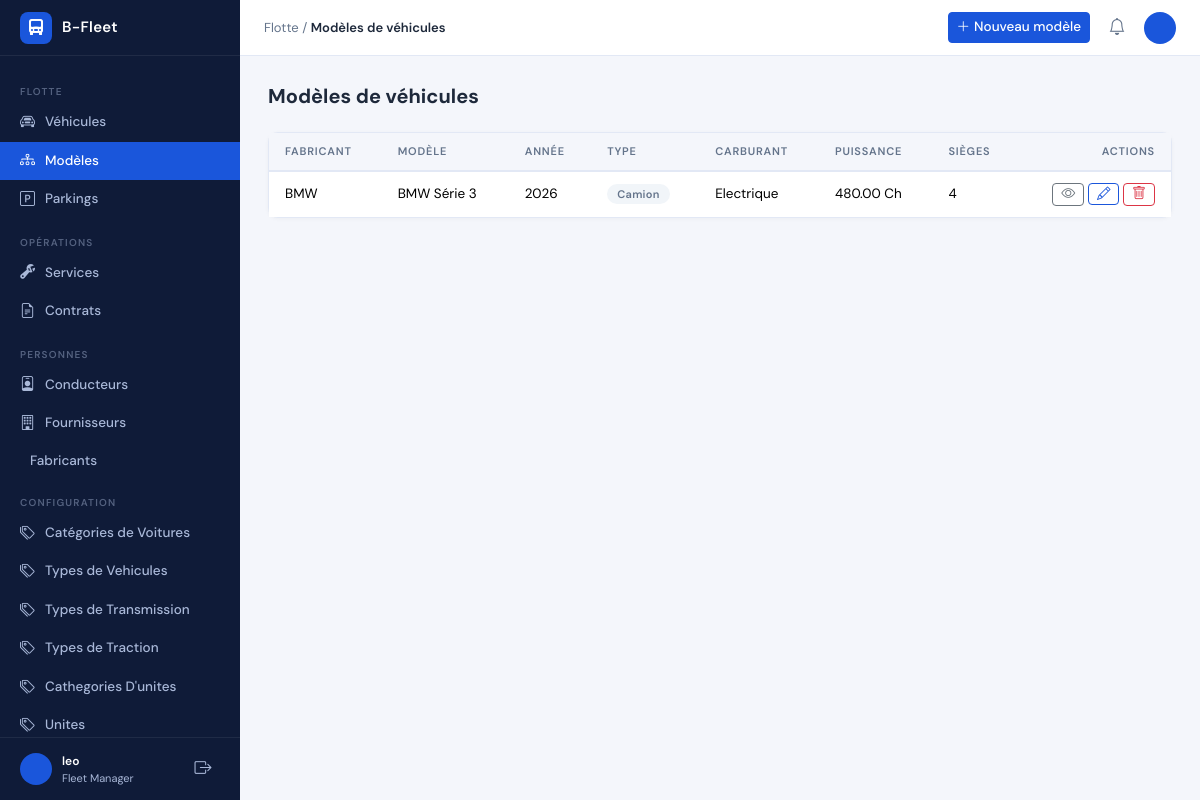
The page /vehicles/models/ (signed in) on the database its author committed.
### fleet/vehicles/models.py (models this page shows, shortened)
class VehicleModel(BaseModel):
    image = models.ImageField(upload_to="vehicle_models/", null=True, blank=True)
    vehicle_type = models.ForeignKey(
        "config.VehicleType", on_delete=models.PROTECT, related_name="vehicle_models",
        help_text="Physical type: Voiture, Bus, Camion, Moto, etc."
    )
    manufacturer = models.ForeignKey(
        "people.Manufacturer", on_delete=models.PROTECT, related_name="vehicle_models"
    )
    name = models.CharField(max_length=255, help_text="Model name. e.g. Hilux, Corolla, B8R")
    model_year = models.PositiveSmallIntegerField(
        validators=[MinValueValidator(1970), MaxValueValidator(datetime.date.today().year + 1)],
        help_text="Year of the model (1970 to current year)"
    )
    seats = models.PositiveSmallIntegerField(
        null=True, blank=True, help_text="Number of seats"
    )
    doors = models.PositiveSmallIntegerField(
        null=True, blank=True, help_text="Number of doors"
    )
    color = models.CharField(max_length=50, blank=True)
    has_tow_hitch = models.BooleanField(
        default=False,
        help_text="Whether the model has a tow hitch (attelage remorque)"
    )
    fuel_type = models.ForeignKey(
        "config.FuelType", on_delete=models.PROTECT, related_name="vehicle_models"
    )
    transmission = models.ForeignKey(
        "config.Transmission", on_delete=models.PROTECT, related_name="vehicle_models"
    )
    traction_type = models.ForeignKey(
        "config.TractionType", on_delete=models.PROTECT, related_name="vehicle_models"
    )
    power = models.DecimalField(
        max_digits=10, decimal_places=2, null=True, blank=True,
        help_text="Engine power value"
    )
    power_unit = models.ForeignKey(
        "config.Unit", null=True, blank=True,
        on_delete=models.SET_NULL, related_name="vehicle_model_power",
        help_text="Unit for power. e.g. ch, kW, hp"
    )
    range_value = models.DecimalField(
        max_digits=10, decimal_places=2, null=True, blank=True,
        help_text="Range / plage (especially for electric vehicles)"
    )
    range_unit = models.ForeignKey(
        "config.Unit", null=True, blank=True,
        on_delete=models.SET_NULL, related_name="vehicle_model_range",
        help_text="Unit for range. e.g. km, mi"
    )
    co2_emission = models.DecimalField(
        max_digits=10, decimal_places=2, null=True, blank=True,
        help_text="CO2 emission value"
    )
    emission_unit = models.ForeignKey(
        "config.Unit", null=True, blank=True,
        on_delete=models.SET_NULL, related_name="vehicle_model_emission",
        help_text="Unit for CO2 emission. e.g. g/km"
    )
    emission_standard = models.CharField(
        max_length=50, blank=True,
        help_text="Emission standard. e.g. Euro 6, Euro 5, Tier 4"
    )
    suppliers = models.ManyToManyField(
        "people.Supplier", blank=True, related_name="vehicle_models",
        help_text="Suppliers/dealers that can provide this model"
    )
    class Meta:
        unique_together = ("manufacturer", "name", "model_year")
        ordering = ["manufacturer", "name", "-model_year"]

### fleet/people/models.py (models this page shows, shortened)
class Manufacturer(BaseModel):
    name = models.CharField(max_length=100, unique=True)
    country = models.CharField(max_length=2, blank=True, help_text="Country of origin (ISO 3166-1)")
    logo = models.ImageField(upload_to="manufacturers/logos/", null=True, blank=True)
    class Meta:
        ordering = ["name"]

### fleet/config/models.py (models this page shows, shortened)
class VehicleType(BaseModel):
    name = models.CharField(max_length=100, unique=True)
    class Meta:
        ordering = ["name"]

class FuelType(BaseModel):
    name = models.CharField(max_length=100, unique=True)
    class Meta:
        ordering = ["name"]

class Unit(BaseModel):
    category = models.ForeignKey(UnitCategory, on_delete=models.CASCADE, related_name="units")
    code = models.CharField(max_length=20, unique=True)
    name = models.CharField(max_length=100)
    class Meta:
        ordering = ["category", "code"]

### fleet/vehicles/views.py (the view)
# urls.py: path("models/", views.VehicleModelListView.as_view(), name="vehicle-model-list"),
class VehicleModelListView(LoginRequiredMixin, ListView):
    template_name = "vehicles/vehicle_model_list.html"
    context_object_name = "vehicle_models"
    def get_queryset(self):
        return selectors.get_all_vehicle_models()

### fleet/vehicles/selectors.py (called while the page is built)
def get_all_vehicle_models() -> QuerySet:
    return VehicleModel.objects.select_related(
        "vehicle_type", "manufacturer", "fuel_type", "transmission", "traction_type"
    ).all()

### fleet/templates/vehicles/vehicle_model_list.html (shortened to what this page needs)
{% extends 'base.html' %}
{% block nav_vehicle_models %}active{% endblock %}
{% block breadcrumb %}
  Flotte / <span class="bc-current">Modèles de véhicules</span>
{% endblock %}
{% block topbar_actions %}
  <a href="{% url 'vehicles:vehicle-model-create' %}" class="btn btn-primary btn-sm">
    <i class="bi bi-plus-lg me-1"></i>Nouveau modèle
  </a>
{% endblock %}
{% block content %}
<div class="page-header">
  <h1>Modèles de véhicules</h1>
</div>
<div class="card">
  {% if vehicle_models %}
  <div class="table-responsive">
    <table class="table table-fleet mb-0">
      <thead>
        <tr>
          <th>Fabricant</th>
          <th>Modèle</th>
          <th>Année</th>
          <th>Type</th>
          <th>Carburant</th>
          <th>Puissance</th>
          <th>Sièges</th>
          <th class="text-end">Actions</th>
        </tr>
      </thead>
      <tbody>
        {% for m in vehicle_models %}
        <tr>
          <td class="fw-600">{{ m.manufacturer.name }}</td>
          <td>{{ m.name }}</td>
          <td>{{ m.model_year }}</td>
          <td><span class="badge-state badge-inactive">{{ m.vehicle_type.name }}</span></td>
          <td>{{ m.fuel_type.name }}</td>
          <td>
            {% if m.power %}{{ m.power }} {{ m.power_unit.code }}{% else %}—{% endif %}
          </td>
          <td>{{ m.seats|default:"—" }}</td>
          <td class="text-end">
            <a href="{% url 'vehicles:vehicle-model-detail' m.pk %}" class="btn btn-sm btn-outline-secondary py-0 px-2">
              <i class="bi bi-eye"></i>
            </a>
            <a href="{% url 'vehicles:vehicle-model-update' m.pk %}" class="btn btn-sm btn-outline-primary py-0 px-2">
              <i class="bi bi-pencil"></i>
            </a>
            <a href="{% url 'vehicles:vehicle-model-delete' m.pk %}" class="btn btn-sm btn-outline-danger py-0 px-2">
              <i class="bi bi-trash"></i>
            </a>
          </td>
        </tr>
        {% endfor %}
      </tbody>
    </table>
  </div>
  {% endif %}
</div>
{% endblock %}

### fleet/templates/base.html (shortened to what this page needs)
<!DOCTYPE html>
<html lang="fr">
<head>
  <link href="https://cdn.jsdelivr.net/npm/bootstrap@5.3.3/dist/css/bootstrap.min.css" rel="stylesheet" />
  <link href="https://cdn.jsdelivr.net/npm/bootstrap-icons@1.11.3/font/bootstrap-icons.css" rel="stylesheet" />
</head>
<body>
<nav id="sidebar">
  <a class="sidebar-logo" >
    <div class="logo-icon"><i class="bi bi-truck-front-fill"></i></div>
    <span class="logo-text">B-Fleet</span>
  </a>
  <div class="sidebar-nav">
    <div class="nav-section">Flotte</div>
    <a class="sidebar-link {% block nav_vehicles %}{% endblock %}" href="{% url 'vehicles:vehicle-list' %}">
      <i class="bi bi-car-front"></i> Véhicules
    </a>
    <a class="sidebar-link {% block nav_vehicle_models %}{% endblock %}" href="{% url 'vehicles:vehicle-model-list' %}">
      <i class="bi bi-diagram-3"></i> Modèles
    </a>
    <a class="sidebar-link {% block nav_parkings %}{% endblock %}" href="{% url 'vehicles:parking-list' %}">
      <i class="bi bi-p-square"></i> Parkings
    </a>
    <div class="nav-section">Opérations</div>
    <a class="sidebar-link {% block nav_services %}{% endblock %}" href="{% url 'operations:service-list' %}">
      <i class="bi bi-wrench-adjustable"></i> Services
    </a>
    <a class="sidebar-link {% block nav_contracts %}{% endblock %}" href="{% url 'operations:contract-list' %}">
      <i class="bi bi-file-earmark-text"></i> Contrats
    </a>
    <div class="nav-section">Personnes</div>
    <a class="sidebar-link {% block nav_drivers %}{% endblock %}" href="{% url 'people:driver-list' %}">
      <i class="bi bi-person-badge"></i> Conducteurs
    </a>
    <a class="sidebar-link {% block nav_suppliers %}{% endblock %}" href="{% url 'people:supplier-list' %}">
      <i class="bi bi-building"></i> Fournisseurs
    </a>
    <a class="sidebar-link {% block nav_manufacturers %}{% endblock %}" href="{% url 'people:manufacturer-list' %}">
       Fabricants
    </a>
    <div class="nav-section">Configuration</div>
    <a class="sidebar-link {% block nav_vehicle_categories %}{% endblock %}" href="{% url 'configuration:vehicle-category-list' %}">
      <i class="bi bi-tags"></i> Catégories de Voitures
    </a>
    <a class="sidebar-link {% block nav_vehicle_type %}{% endblock %}" href="{% url 'configuration:vehicle-type-list' %}">
      <i class="bi bi-tags"></i> Types de Vehicules
    </a>
    <a class="sidebar-link {% block transmission %}{% endblock %}" href="{% url 'configuration:transmission-list' %}">
      <i class="bi bi-tags"></i> Types de Transmission
    </a>
    <a class="sidebar-link {% block traction %}{% endblock %}" href="{% url 'configuration:traction-type-list' %}">
      <i class="bi bi-tags"></i> Types de Traction
    </a>
    <a class="sidebar-link {% block unit_cathegory %}{% endblock %}" href="{% url 'configuration:unit-category-list' %}">
      <i class="bi bi-tags"></i> Cathegories D'unites
    </a>
    <a class="sidebar-link {% block unites %}{% endblock %}" href="{% url 'configuration:unit-list' %}">
      <i class="bi bi-tags"></i> Unites
    </a>
  </div>
  <div style="padding:14px 20px; border-top:1px solid rgba(255,255,255,.07); display:flex; align-items:center; gap:10px;">
    <div class="avatar" style="flex-shrink:0;">
    </div>
    <div style="overflow:hidden; flex:1;">
      <div style="font-size:12px; color:#fff; font-weight:600; white-space:nowrap; overflow:hidden; text-overflow:ellipsis;">
        {{ request.user.get_full_name|default:request.user.username }}
      </div>
      <div style="font-size:11px; color:var(--sidebar-text);">Fleet Manager</div>
    </div>
    <a href="{% url 'admin:logout' %}" class="btn-topbar" title="Déconnexion" style="color:var(--sidebar-text);">
      <i class="bi bi-box-arrow-right"></i>
    </a>
  </div>
</nav>
<header id="topbar">
  <div class="topbar-breadcrumb">
    {% block breadcrumb %}{% endblock %}
  </div>
  <div class="topbar-actions">
    {% block topbar_actions %}{% endblock %}
    <button class="btn-topbar" title="Notifications">
      <i class="bi bi-bell"></i>
    </button>
    <div class="avatar">
    </div>
  </div>
</header>
<main id="main">
  {% block content %}{% endblock %}
</main>
</body>
</html>

### fleet/templates/base.html (style rules this page uses)
:root { --primary: #1a56db; --primary-dark: #1046b8; --primary-light: #ebf2ff; --sidebar-bg: #0f1b38; --sidebar-text: #a9b8d8; --sidebar-hover: rgba(255,255,255,.07); --sidebar-active:#1a56db; --sidebar-width: 240px; --topbar-h: 56px; --body-bg: #f4f6fb; --card-bg: #ffffff; --border: #e2e8f5; --text: #1e293b; --text-muted: #64748b; --success: #0ea06a; --warning: #f59e0b; --danger: #ef4444; --radius: 10px; }
*, *::before, *::after { box-sizing: border-box; }
body { font-family: 'DM Sans', sans-serif; background: var(--body-bg); color: var(--text); margin: 0; }
#sidebar { position: fixed; top: 0; left: 0; width: var(--sidebar-width); height: 100vh; background: var(--sidebar-bg); display: flex; flex-direction: column; z-index: 1040; transition: width .2s; overflow: hidden; }
.sidebar-logo { display: flex; align-items: center; gap: 10px; padding: 0 20px; height: var(--topbar-h); border-bottom: 1px solid rgba(255,255,255,.07); text-decoration: none; flex-shrink: 0; }
.sidebar-logo .logo-icon { width: 32px; height: 32px; background: var(--primary); border-radius: 8px; display: flex; align-items: center; justify-content: center; color: #fff; font-size: 16px; flex-shrink: 0; }
.sidebar-logo .logo-text { font-weight: 600; font-size: 15px; color: #fff; letter-spacing: .3px; white-space: nowrap; }
.sidebar-nav { flex: 1; overflow-y: auto; padding: 12px 0; scrollbar-width: thin; scrollbar-color: rgba(255,255,255,.1) transparent; }
.nav-section { padding: 16px 20px 4px; font-size: 10px; font-weight: 600; letter-spacing: 1.2px; text-transform: uppercase; color: rgba(169,184,216,.45); }
.sidebar-link { display: flex; align-items: center; gap: 10px; padding: 8px 20px; color: var(--sidebar-text); text-decoration: none; font-size: 13.5px; font-weight: 500; border-radius: 0; transition: background .15s, color .15s; white-space: nowrap; }
.sidebar-link i { font-size: 15px; flex-shrink: 0; }
.sidebar-link.active { background: var(--sidebar-active); color: #fff; }
#topbar { position: fixed; top: 0; left: var(--sidebar-width); right: 0; height: var(--topbar-h); background: var(--card-bg); border-bottom: 1px solid var(--border); display: flex; align-items: center; padding: 0 24px; z-index: 1030; gap: 12px; }
.topbar-breadcrumb { flex: 1; font-size: 13px; color: var(--text-muted); }
.topbar-breadcrumb .bc-current { color: var(--text); font-weight: 600; }
.topbar-actions { display: flex; align-items: center; gap: 10px; }
.btn-topbar { background: none; border: none; width: 34px; height: 34px; border-radius: 8px; display: flex; align-items: center; justify-content: center; color: var(--text-muted); font-size: 17px; cursor: pointer; transition: background .15s, color .15s; }
.avatar { width: 32px; height: 32px; border-radius: 50%; background: var(--primary); color: #fff; display: flex; align-items: center; justify-content: center; font-size: 12px; font-weight: 600; cursor: pointer; }
#main { margin-left: var(--sidebar-width); margin-top: var(--topbar-h); min-height: calc(100vh - var(--topbar-h)); padding: 28px 28px; }
.page-header { display: flex; align-items: center; justify-content: space-between; margin-bottom: 24px; gap: 12px; }
.page-header h1 { font-size: 20px; font-weight: 700; margin: 0; color: var(--text); }
.card { background: var(--card-bg); border: 1px solid var(--border); border-radius: var(--radius); box-shadow: 0 1px 4px rgba(0,0,0,.04); }
.table-fleet th { font-size: 11px; font-weight: 600; text-transform: uppercase; letter-spacing: .8px; color: var(--text-muted); border-bottom: 2px solid var(--border); background: var(--body-bg); padding: 10px 16px; white-space: nowrap; }
.table-fleet td { padding: 11px 16px; font-size: 13.5px; vertical-align: middle; border-bottom: 1px solid var(--border); }
.table-fleet tbody tr:last-child td { border-bottom: none; }
.badge-state { padding: 3px 10px; border-radius: 20px; font-size: 11px; font-weight: 600; letter-spacing: .3px; }
.badge-inactive { background: #f1f5f9; color: #64748b; }
.btn-primary { background: var(--primary); border-color: var(--primary); font-weight: 500; font-size: 13.5px; }
.btn-outline-primary { border-color: var(--primary); color: var(--primary); font-size: 13.5px; }
a { color: var(--primary); }

### rows shown on the page
VehicleModel: manufacturer.name "BMW", name "BMW Série 3", model_year "2026", vehicle_type.name "Camion", fuel_type.name "Electrique", power "480.00", power_unit.code "Ch", seats "4"

### other values the page prints
{{ request.user.get_full_name|default:request.user.username }} "leo"
